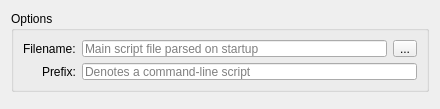
<?xml version="1.0" encoding="UTF-8"?>
<ui version="4.0">
 <class>ConfigScripting</class>
 <widget class="QWidget" name="ConfigScripting">
  <property name="geometry">
   <rect>
    <x>0</x>
    <y>0</y>
    <width>440</width>
    <height>109</height>
   </rect>
  </property>
  <property name="windowTitle">
   <string>Scripting</string>
  </property>
  <property name="windowIcon">
   <iconset resource="mudder.qrc">
    <normaloff>:/icons/scripting</normaloff>:/icons/scripting</iconset>
  </property>
  <layout class="QVBoxLayout" name="verticalLayout">
   <item>
    <widget class="QGroupBox" name="groupScriptingOptions">
     <property name="minimumSize">
      <size>
       <width>0</width>
       <height>81</height>
      </size>
     </property>
     <property name="title">
      <string>Options</string>
     </property>
     <layout class="QFormLayout" name="formLayout_3">
      <property name="labelAlignment">
       <set>Qt::AlignRight|Qt::AlignTrailing|Qt::AlignVCenter</set>
      </property>
      <item row="0" column="0">
       <widget class="QLabel" name="labelScriptFilename">
        <property name="text">
         <string>Filename:</string>
        </property>
       </widget>
      </item>
      <item row="0" column="1">
       <layout class="QHBoxLayout" name="horizontalLayout">
        <item>
         <widget class="QLineEdit" name="scriptFilename">
          <property name="placeholderText">
           <string>Main script file parsed on startup</string>
          </property>
         </widget>
        </item>
        <item>
         <widget class="QToolButton" name="scriptFilenameBrowse">
          <property name="text">
           <string>...</string>
          </property>
         </widget>
        </item>
       </layout>
      </item>
      <item row="1" column="0">
       <widget class="QLabel" name="labelScriptPrefix">
        <property name="text">
         <string>Prefix:</string>
        </property>
       </widget>
      </item>
      <item row="1" column="1">
       <widget class="QLineEdit" name="scriptPrefix">
        <property name="placeholderText">
         <string>Denotes a command-line script</string>
        </property>
       </widget>
      </item>
     </layout>
    </widget>
   </item>
   <item>
    <spacer name="verticalSpacer">
     <property name="orientation">
      <enum>Qt::Vertical</enum>
     </property>
     <property name="sizeHint" stdset="0">
      <size>
       <width>20</width>
       <height>292</height>
      </size>
     </property>
    </spacer>
   </item>
  </layout>
 </widget>
 <resources>
  <include location="mudder.qrc"/>
 </resources>
 <connections/>
</ui>
